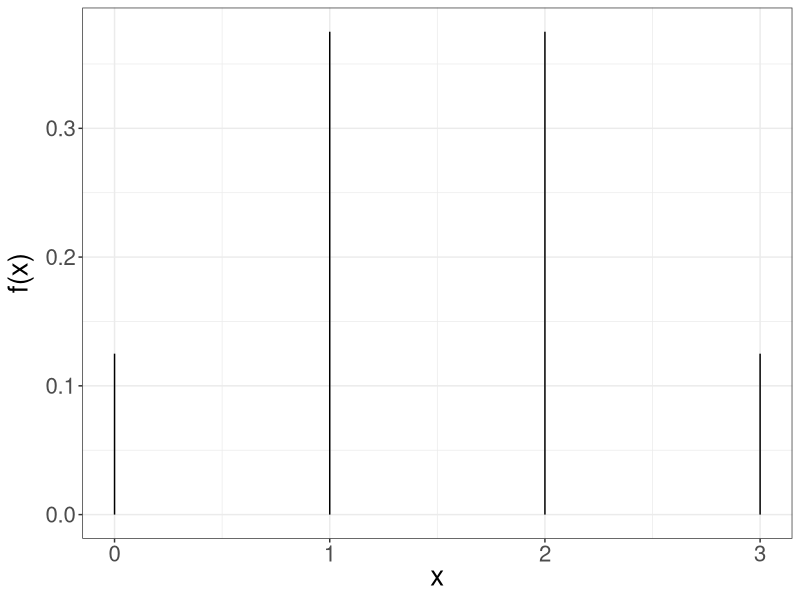
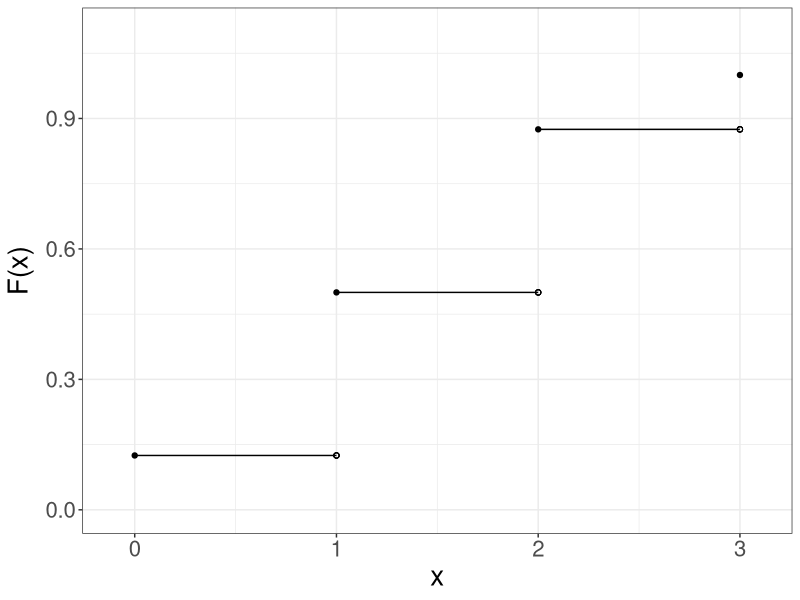

Recreate these plots in R, in order.
## ---- chunk 1
#| echo: false
#| message: false
library(tidyverse)
## ---- chunk 2
#| echo: false
#| message: false
#| fig-align: center


x <- c(0, 1, 2, 3)
y <- c(0.125, 0.375, 0.375, 0.125)

data <- data.frame(x = x,
                   y = y)

data %>% 
  ggplot() +
  aes(x = x, y = y) +
  geom_segment(data = data, 
               aes(x = x, y = 0, 
                   xend = x, yend = y)) +
  labs(x = expression(paste("x")),
       y = expression(paste("f(x)"))) +
  theme_bw() +
  theme(text = element_text(size = 20)) 

## ---- chunk 3
#| echo: false
#| message: false
#| fig-align: center
library(tidyverse)


x <- c(0, 1, 2, 3)
y <- c(0.125, 0.5, 0.875, 1)
xend <- c(1, 2, 3, 3)

data <- data.frame(x = x,
                   y = y,
                   xend = xend)

empty_circles <- data.frame(x_empty = c(1, 2, 3),
                            y_empty = c(0.125, 0.5, 0.875))

ggplot(data = data,
       aes(x = x, y = y, xend = xend, yend = y)) +
  geom_point() +
  geom_segment() +
  scale_x_continuous(breaks=0:3,
                     limits = c(-0.1, 3.1)) +
  scale_y_continuous(limits = c(0.0,1.1)) +
  labs(x = "x",
      y = expression(paste("F(x)")))+
  theme_bw() +
  theme(text = element_text(size = 20)) +
  geom_point(aes(x = 1, y = 0.125), shape = 1) +
  geom_point(aes(x = 2, y = 0.5), shape = 1) +
  geom_point(aes(x = 3, y = 0.875), shape = 1)

## ---- chunk 4
x <- c(0, 1, 2, 3)
f_x <- c(0.125, 0.375, 0.375, 0.125)
## ---- chunk 5
x
## ---- chunk 6
x_squared <- x^2
x_squared
## ---- chunk 7
x_squared*f_x
## ---- chunk 8
sum(x_squared*f_x)
## ---- chunk 9
sum(x_squared*f_x) - 1.5^2
